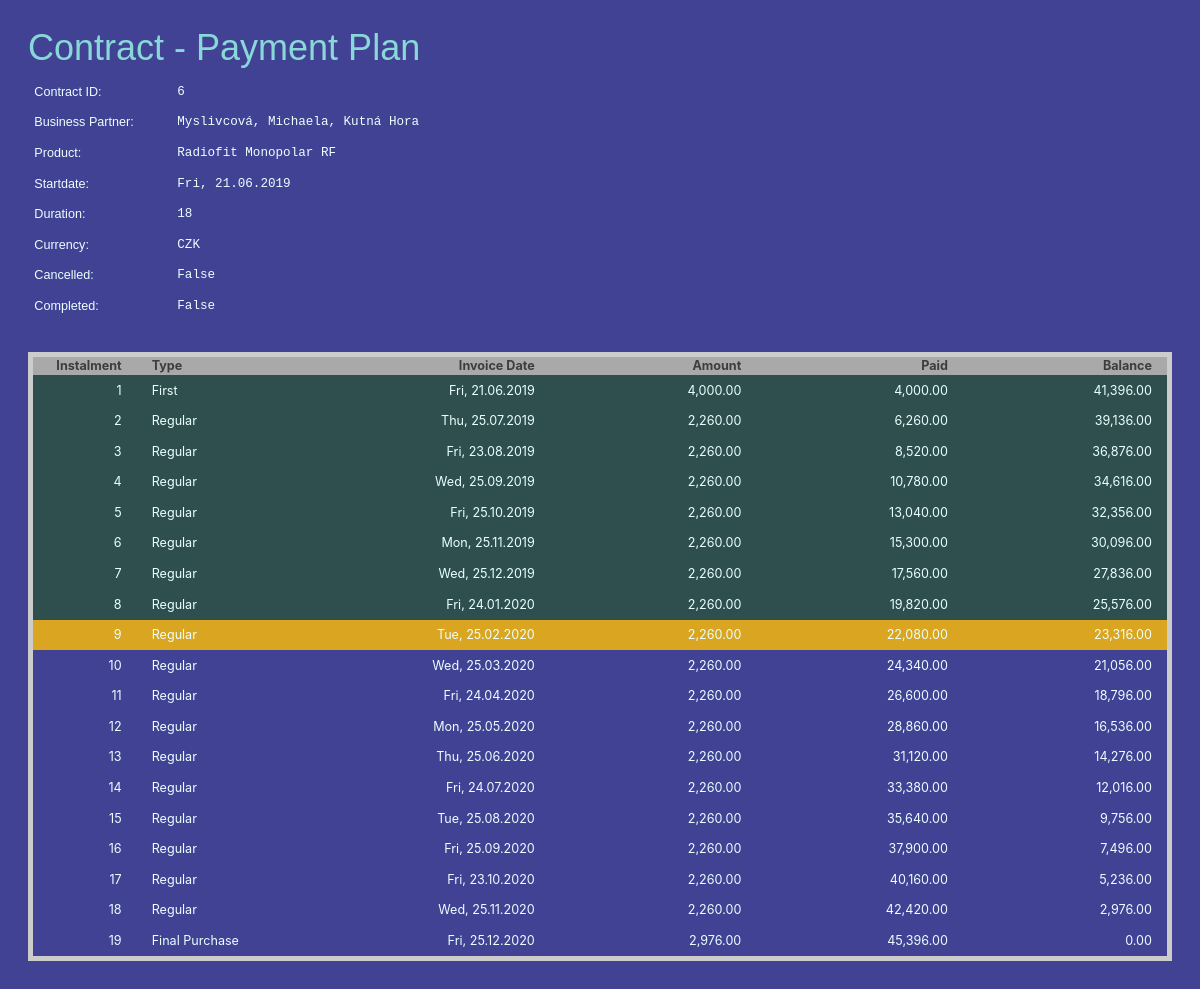
/contractrows/6, run on the app's committed database.
### app.py (models this page shows, shortened)
class Contract(db.Model):
    contract_id = db.Column(db.Integer, primary_key=True)
    bpartner_name = db.Column(db.String(80), nullable=True)
    product_name = db.Column(db.String(80), nullable=True)
    startdate = db.Column(db.DateTime, nullable=True)
    duration = db.Column(db.Integer, nullable=True)  # total number of rental months including the initial_fee
    currency = db.Column(db.String(3), nullable=True)
    initial_fee = db.Column(db.Numeric, nullable=True)
    regular_fee = db.Column(db.Numeric, nullable=True)
    purch_amnt = db.Column(db.Numeric, nullable=True)
    cancelled = db.Column(db.Boolean, default=False)
    completed = db.Column(db.Boolean, default=False)
    is_active = db.Column(db.Boolean, default=True)

### app.py (the view)
@app.route('/contractrows/<int:contract_id>', methods=['POST', 'GET'])
def rindex(contract_id):
    cheader = Contract.query.get_or_404(contract_id)
    header = copy.copy(cheader)
    header.startdate = datetime.strftime(header.startdate, "%a, %d.%m.%Y")
    class Contractrow(object):
        def __init__(self, instalment, type, invoicedate, amount, totalpaid, balance, past, present):
            self.instalment = instalment
            self.type = type
            self.invoicedate = invoicedate
            self.amount = amount
            self.totalpaid = totalpaid
            self.balance = balance
            self.past = past
            self.present = present
    rows = []
    totalamount = cheader.initial_fee
    for r in range(cheader.duration-1):
        totalamount += cheader.regular_fee
    totalamount += cheader.purch_amnt
    instalment = 1
    totalpaid = cheader.initial_fee
    payday = cheader.startdate
    amount = cheader.initial_fee
    balance = totalamount - amount
    past = False  # flag to set background color for months in the past in template
    present = False  # flag to highligh present month in template
    if payday.replace(day=1, hour=0, minute=0, second=0, microsecond=0) < datetime.now().replace(day=1, hour=0, minute=0, second=0, microsecond=0):
        past = True
    if payday.replace(day=1, hour=0, minute=0, second=0, microsecond=0) == datetime.now().replace(day=1, hour=0, minute=0, second=0, microsecond=0):
        present = True
    rows.append(Contractrow(str(instalment), "First", datetime.strftime(payday, "%a, %d.%m.%Y"), '{:,.2f}'.format(amount), '{:,.2f}'.format(totalpaid), '{:,.2f}'.format(balance), past, present))
    for r in range(cheader.duration-1):
        instalment += 1
        amount = cheader.regular_fee
        totalpaid += amount
        payday = payday + relativedelta(months=1)
        payday = payday.replace(day=25)
        balance -= amount
        past = False
        present = False
        if datetime.strftime(payday, "%a") == "Sat":
            payday = payday - relativedelta(days=1)
        if datetime.strftime(payday, "%a") == "Sun":
            payday = payday - relativedelta(days=2)
        if payday.replace(day=1, hour=0, minute=0, second=0, microsecond=0) < datetime.now().replace(day=1, hour=0, minute=0, second=0, microsecond=0):
            past = True
        if payday.replace(day=1, hour=0, minute=0, second=0, microsecond=0) == datetime.now().replace(day=1, hour=0, minute=0, second=0, microsecond=0):
            present = True
        rows.append(Contractrow(str(instalment), "Regular", datetime.strftime(payday, "%a, %d.%m.%Y"), '{:,.2f}'.format(amount), '{:,.2f}'.format(totalpaid), '{:,.2f}'.format(balance), past, present))
    instalment += 1
    payday = payday + relativedelta(months=1)
    payday = payday.replace(day=25)
    amount = cheader.purch_amnt
    totalpaid += amount
    balance -= amount
    past = False
    present = False
    if datetime.strftime(payday, "%a") == "Sat":
        payday = payday - relativedelta(days=1)
    if datetime.strftime(payday, "%a") == "Sun":
        payday = payday - relativedelta(days=2)
    if payday.replace(day=1, hour=0, minute=0, second=0, microsecond=0) < datetime.now().replace(day=1, hour=0, minute=0, second=0, microsecond=0):
        past = True
    if payday.replace(day=1, hour=0, minute=0, second=0, microsecond=0) == datetime.now().replace(day=1, hour=0, minute=0, second=0, microsecond=0):
        present = True
    rows.append(Contractrow(instalment, "Final Purchase", datetime.strftime(payday, "%a, %d.%m.%Y"), '{:,.2f}'.format(amount), '{:,.2f}'.format(totalpaid), '{:,.2f}'.format(balance), past, present))
    return render_template('contractrows/index.html', header=header, rows=rows)

### templates/contractrows/index.html (shortened to what this page needs)
{% extends 'base.html' %}
{% block body %}
<div class="content">
    <h1>Contract - Payment Plan</h1>
    <p style="color: azure;">
    <table style="width: 50%;  border: transparent; font-family: monospace;">
        <tr>
            <td style="width: 15%; font-family: sans-serif;">Contract ID:</td><td style="width: 45%;">{{ header.contract_id }}</td>
        </tr>
        <tr>
            <td style="width: 15%; font-family: sans-serif;">Business Partner:</td><td>{{ header.bpartner_name }}</td>
        </tr>
        <tr>
            <td style="width: 15%; font-family: sans-serif;">Product:</td><td>{{ header.product_name }}</td>
        </tr>
        <tr>
            <td style="width: 15%; font-family: sans-serif;">Startdate:</td><td>{{ header.startdate }}</td>
        </tr>
        <tr>
            <td style="width: 15%; font-family: sans-serif;">Duration:</td><td>{{ header.duration }}</td>
        </tr>
        <tr>
            <td style="width: 15%; font-family: sans-serif;">Currency:</td><td>{{ header.currency }}</td>
        </tr>
        <tr>
            <td style="width: 15%; font-family: sans-serif;">Cancelled:</td><td>{{ header.cancelled }}</td>
        </tr>
        <tr>
            <td style="width: 15%; font-family: sans-serif;">Completed:</td><td>{{ header.completed }}</td>
        </tr>
    </table>
    </p>
</div>
<br>
<div class="content">
    <table>
        <tr>
            <th class="col-md-1" style="text-align: right;">Instalment</th>
            <th class="col-md-2" >Type</th>
            <th class="col-md-2" style="text-align: right;">Invoice Date</th>
            <th class="col-md-2" style="text-align: right;">Amount</th>
            <th class="col-md-2" style="text-align: right;">Paid</th>
            <th class="col-md-2" style="text-align: right;">Balance</th>
        </tr>
        {% for row in rows %}
            {% if row.past is sameas true %}
                <tr style="background-color: darkslategrey;">
                    <td class="col-md-1" style="text-align: right;">{{ row.instalment }}</td>
                    <td class="col-md-2" >{{ row.type }}</td>
                    <td class="col-md-2" style="text-align: right;">{{ row.invoicedate }}</td>
                    <td class="col-md-2" style="text-align: right;">{{ row.amount }}</td>
                    <td class="col-md-2" style="text-align: right;">{{ row.totalpaid }}</td>
                    <td class="col-md-2" style="text-align: right;">{{ row.balance }}</td>
                </tr>
            {% elif row.present is sameas true %}
                <tr style="background-color: goldenrod;">
                    <td class="col-md-1" style="text-align: right;">{{ row.instalment }}</td>
                    <td class="col-md-2" >{{ row.type }}</td>
                    <td class="col-md-2" style="text-align: right;">{{ row.invoicedate }}</td>
                    <td class="col-md-2" style="text-align: right;">{{ row.amount }}</td>
                    <td class="col-md-2" style="text-align: right;">{{ row.totalpaid }}</td>
                    <td class="col-md-2" style="text-align: right;">{{ row.balance }}</td>
                </tr>
            {% else %}
                <tr>
                    <td class="col-md-1" style="text-align: right;">{{ row.instalment }}</td>
                    <td class="col-md-2" >{{ row.type }}</td>
                    <td class="col-md-2" style="text-align: right;">{{ row.invoicedate }}</td>
                    <td class="col-md-2" style="text-align: right;">{{ row.amount }}</td>
                    <td class="col-md-2" style="text-align: right;">{{ row.totalpaid }}</td>
                    <td class="col-md-2" style="text-align: right;">{{ row.balance }}</td>
                </tr>
            {%- endif %}
        {% endfor %}
    </table>
</div>
{% endblock %}

### static/css/main.css (style rules this page uses)
body { margin: 2em; font-family: sans-serif; background-color: rgb(66, 66, 148); color: rgb(137, 216, 216); }
th { padding-left: 0.5em; padding-right: 0.5em; text-align: left; color: rgb(61, 61, 61); background-color: darkgrey; }
td { padding: 0.5em; color: rgb(234, 255, 255); }
table { border: 5px solid #CCC; width: 100%; font-family: -apple-system, BlinkMacSystemFont, 'Segoe UI', Roboto, Oxygen, Ubuntu, Cantarell, 'Open Sans', 'Helvetica Neue', sans-serif; font-size: 0.9em; }

### data on the page
Contract: contract_id "6", bpartner_name "Myslivcová, Michaela, Kutná Hora", product_name "Radiofit Monopolar RF", startdate "Fri, 21.06.2019", duration "18", currency "CZK", cancelled "False", completed "False"

### other printed values
{{ row.instalment }} "1" "2" "3" "4" "5" "6" "7" "8"
{{ row.type }} "First" "Regular" "Regular" "Regular" "Regular" "Regular" "Regular" "Regular"
{{ row.invoicedate }} "Fri, 21.06.2019" "Thu, 25.07.2019" "Fri, 23.08.2019" "Wed, 25.09.2019" "Fri, 25.10.2019" "Mon, 25.11.2019" "Wed, 25.12.2019" "Fri, 24.01.2020"
{{ row.amount }} "4,000.00" "2,260.00" "2,260.00" "2,260.00" "2,260.00" "2,260.00" "2,260.00" "2,260.00"
{{ row.totalpaid }} "4,000.00" "6,260.00" "8,520.00" "10,780.00" "13,040.00" "15,300.00" "17,560.00" "19,820.00"
{{ row.balance }} "41,396.00" "39,136.00" "36,876.00" "34,616.00" "32,356.00" "30,096.00" "27,836.00" "25,576.00"
{{ row.instalment }} "9"
{{ row.type }} "Regular"
{{ row.invoicedate }} "Tue, 25.02.2020"
{{ row.amount }} "2,260.00"
{{ row.totalpaid }} "22,080.00"
{{ row.balance }} "23,316.00"
{{ row.instalment }} "10" "11" "12" "13" "14" "15" "16" "17" "18" "19"
{{ row.type }} "Regular" "Regular" "Regular" "Regular" "Regular" "Regular" "Regular" "Regular" "Regular" "Final Purchase"
{{ row.invoicedate }} "Wed, 25.03.2020" "Fri, 24.04.2020" "Mon, 25.05.2020" "Thu, 25.06.2020" "Fri, 24.07.2020" "Tue, 25.08.2020" "Fri, 25.09.2020" "Fri, 23.10.2020" "Wed, 25.11.2020" "Fri, 25.12.2020"
